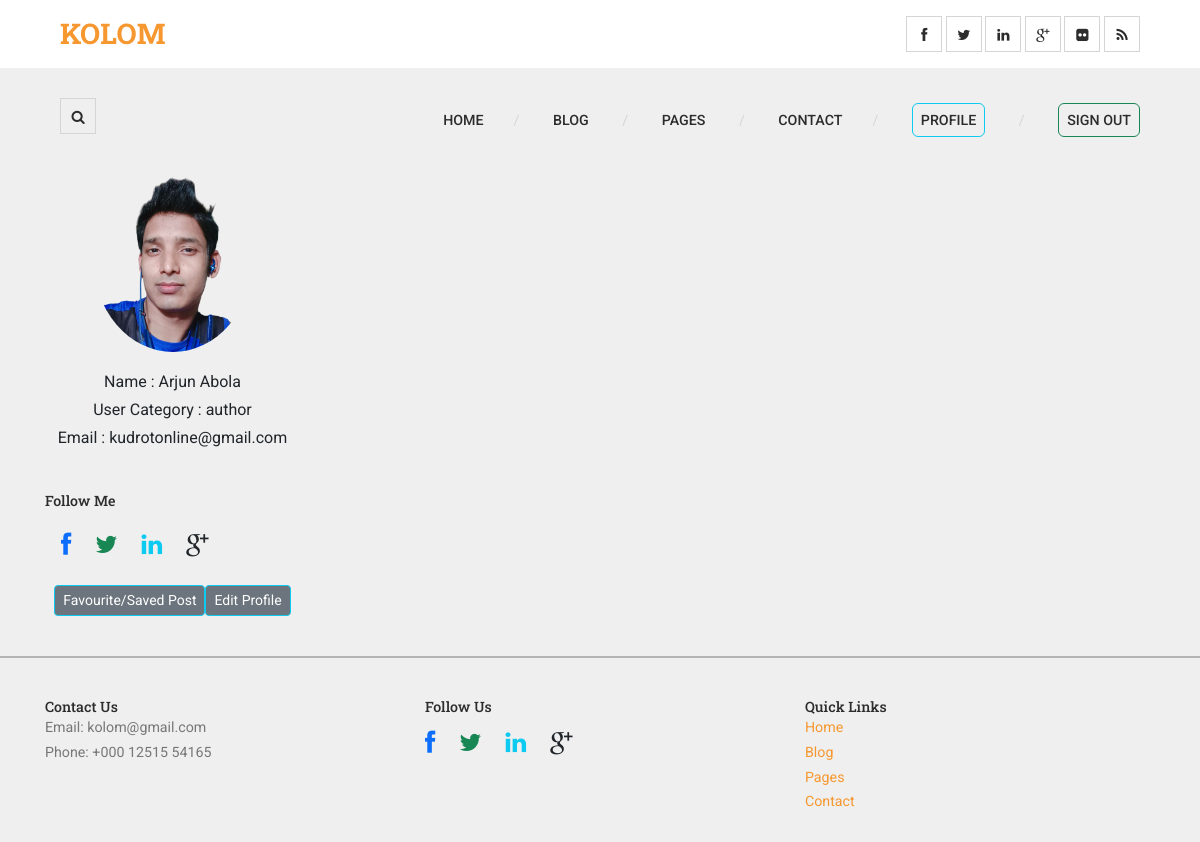
The page /posts/profile/ (signed in) on the database its author committed.
### accounts/models.py (models this page shows, shortened)
class UserAccountModel(models.Model):
    user = models.OneToOneField(User, on_delete=models.CASCADE)
    user_category = models.CharField(max_length=10, choices=USER_CATEGORIES, null=True, blank=True)
    profile_picture = models.ImageField(upload_to="profile_picture/", null=True, blank=True)

### posts/views.py (the view, shortened to what this page needs)
# urls.py: path('profile/', ProfileView.as_view(), name='profile'),
@method_decorator(login_required, name='dispatch')
class ProfileView(View):
    def get(self, request):
        user = request.user
        user_account = UserAccountModel.objects.get(user=user)
        profile_picture_form = ProfilePictureForm(instance=user_account)
        return render(request, 'profile.html', {'user': user, 'user_account': user_account, 'profile_picture_form': profile_picture_form})

### templates/profile.html (shortened to what this page needs)
{% extends "base.html" %}
{% load static %}
{% block link %}
<link rel="stylesheet" href="{% static 'css/mystyle.css' %}">
{% endblock link %}
{% block content %}
<div class="container">
    <div class="row d-flex flex-column  justify-content-end">
        <div class="col-md-3 d-flex align-items-center justify-content-center ">
            <div id="profilePictureContainer">
                {% if user_account.profile_picture %}
                    <img src="{{ user_account.profile_picture.url }}" alt="Profile Picture" class="img-fluid">
                {% else %}
                    <p>No profile picture available.</p>
                {% endif %}
            </div>
        </div>
        <div class="col-md-3 my-3 text-center ">
            <ul>
                <li class="fs-6 text-dark">
                    Name : {{user.first_name}} {{user.last_name}}
                </li>
                <li class="fs-6 text-dark">
                    User Category : {{user_account.user_category}}
                </li>
                <li class="fs-6 text-dark">
                    Email : {{user.email}}
                </li>
            </ul>
        </div>
        <div class="col-md-3 pb-4">
            <h4 class="my-4">Follow Me</h4>
            <ul class="social-icons d-flex gap-4 ps-3">
                <li><a href="#" class="fa fa-facebook fs-4 text-primary "></a></li>
                <li><a href="#" class="fa fa-twitter fs-4 text-success "></a></li>
                <li><a href="#" class="fa fa-linkedin fs-4 text-info "></a></li>
                <li><a href="#" class="fa fa-google-plus fs-4 text-dark "></a></li>
            </ul>
        </div>
        <div class="col-md-3 d-flex align-items-center justify-content-center">
            <a href="{% url 'library' %}" class="btn btn-sm border-1 border-info btn-secondary">Favourite/Saved Post</a>
            <a href="#" class="btn btn-sm border-1 border-info btn-secondary" id="editProfileBtn">Edit Profile</a>
        </div>
    </div>
</div>
{% endblock content %}

### static/css/templatemo-style.css (style rules this page uses)
html, body, div, span, applet, object, iframe, h1, h2, h3, h4, h5, h6, p, blockquote, pre, a, abbr, acronym, address, big, cite, code, del, dfn, em, img, ins, kbd, q, s, samp, small, strike, strong, sub, sup, tt, var, b, u, i, center, dl, dt, dd, ol, ul, li, fieldset, form, label, legend, table, caption, tbody, tfoot, thead, tr, th, td, article, aside, canvas, details, embed, figure, figcaption, footer, header, hgroup, menu, nav, output, ruby, section, summary, time, mark, audio, video { margin: 0; padding: 0; border: 0; font-size: 100%; vertical-align: baseline; }
body { line-height: 1; }
ol, ul { list-style: none; }
html { font-size: 100%; -webkit-text-size-adjust: 100%; -ms-text-size-adjust: 100%; }
article, aside, details, figcaption, figure, footer, header, hgroup, nav, section, img { display: block; }
img { border: 0; -ms-interpolation-mode: bicubic; }
body { font-family: "Roboto", sans-serif; font-size: .89em; line-height: 1.75; color: #777777; background-color: #efefef; text-rendering: optimizeLegibility; }
a { color: #f69730; text-decoration: none; -webkit-transition: all 200ms ease-in-out; -moz-transition: all 200ms ease-in-out; transition: all 200ms ease-in-out; }
h1, h2, h3, h4, h5, h6 { font-family: "Roboto Slab", serif; color: #2c2c2c; }
*, *:before, *:after { -moz-box-sizing: border-box; -webkit-box-sizing: border-box; box-sizing: border-box; }
.text-center { text-align: center; }

### static/css/mystyle.css (style rules this page uses)
#profilePictureContainer>img { width: 10rem; border-radius: 50%; }

### rows shown on the page
UserAccountModel: profile_picture (picture), user_category "author"

### other values the page prints
{{ user.first_name }} "Arjun"
{{ user.last_name }} "Abola"
{{ user.email }} "kudrotonline@gmail.com"
